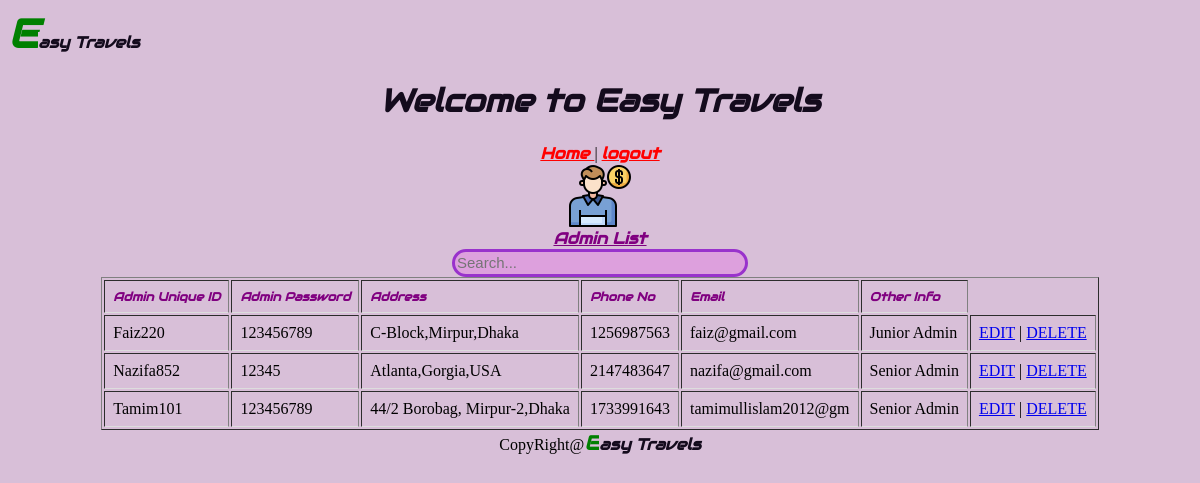
Page /Admin/views/adminlist.php (signed in) on the committed database.
### tables this page shows
CREATE TABLE `adminlist` (
  `adminusername` varchar(20) NOT NULL,
  `adminpass` varchar(50) NOT NULL,
  `Address` varchar(100) NOT NULL,
  `PhoneNo` int(15) NOT NULL,
  `Email` varchar(20) NOT NULL,
  `OtherInfo` varchar(50) NOT NULL
);

### Admin/models/adminlist.php (called while the page is built, shortened)
<?php
function getConnection(){
$con = mysqli_connect('localhost', 'root','','webtech');
return $con;
}
    function getAllUsers(){
		$con = getConnection();
		$sql = "select * from adminlist";
		$result = mysqli_query($con, $sql);
		return $result;
	}
?>

### Admin/views/adminlist.php (the view, shortened to what this page needs)
<?php
	require('../models/adminlist.php');
	$result = getAllUsers();
?>
<html>
<head>
</head>
<body>
<span class="SBoyyy" style="font-size:40px;color:green"><b>E</b></span><span class="SBoyyy">asy Travels </span>
<center>
        <h1 class="font-effect-neon SBoyyy"> Welcome to Easy Travels</h1>
		<a class="font-effect-neon SBoyyy" style="color: red" href="dash.php"> Home </a> |
		<a class="font-effect-neon SBoyyy" style="color: red" href="../controllers/logout.php"> logout </a>
<table>
<tr>
<center><img src="../Photos/3.png"><br>
	<a class="font-effect-neon SBoyyy" style="color: #800080" href="adminlist.php">Admin List</a><br>
	<input type="text" class="box"  onkeyup="search(this)" placeholder="Search...">
</tr>
</table>
<table border="1">
			<tr>
				<td class="SBoyyy"  style="font-size:12px;color:800080" >Admin Unique ID</td>
				<td class="SBoyyy" style="font-size:12px;color:800080" >Admin Password </td>
				<td class="SBoyyy" style="font-size:12px;color:800080" >Address</td>
				<td class="SBoyyy" style="font-size:12px;color:800080" >Phone No</td>
				<td class="SBoyyy" style="font-size:12px;color:800080" >Email</td>
				<td class="SBoyyy" style="font-size:12px;color:800080" >Other Info</td>
			</tr>
			<?php while($data =mysqli_fetch_assoc($result)){ ?>
<tr>
	<td><?=$data['adminusername']?></td>
	<td><?=$data['adminpass']?></td>
	<td><?=$data['Address']?></td>
	<td><?=$data['PhoneNo']?></td>
	<td><?=$data['Email']?></td>
	<td><?=$data['OtherInfo']?></td>
	<td>
	<a href="editadmin.php?adminusername=<?=$data['adminusername']?>">EDIT</a> |
	<a href="../controllers/admindeletecheck2.php?adminusername=<?=$data['adminusername']?>">DELETE</a>
	</td>
</tr>
<?php } ?>
		</table>
<Center>CopyRight@<span class="SBoyyy" style="font-size:20px;color:green"><b>E</b></span><span class="SBoyyy">asy Travels </span></Center>
</body>
</html>

### Admin/views/adminlist.php (style rules this page uses)
* { background-color: #D8BFD8; }
.SBoyyy { font-family: "Audiowide", sans-serif; font-style: italic; font-weight: bolder; color: rgb(20, 11, 29); }
.box { top: 22%; left: 20%; width: 25%; height: 28px; border: 3px solid ; border-radius: 25px; border-color: 9932CC; color:9932CC; font-size: 15px; background-color: #DDA0DD; }
td { padding: 8px; text-align: left; border-bottom: 1px solid #ddd; }

### rows in the picture
adminlist: adminusername "Faiz220", adminpass "123456789", Address "C-Block,Mirpur,Dhaka", PhoneNo "1256987563", Email "faiz@gmail.com", OtherInfo "Junior Admin"
adminlist: adminusername "Nazifa852", adminpass "12345", Address "Atlanta,Gorgia,USA", PhoneNo "2147483647", Email "nazifa@gmail.com", OtherInfo "Senior Admin"
adminlist: adminusername "Tamim101", adminpass "123456789", Address "44/2 Borobag, Mirpur-2,Dhaka", PhoneNo "1733991643", Email "tamimullislam2012@gm", OtherInfo "Senior Admin"
